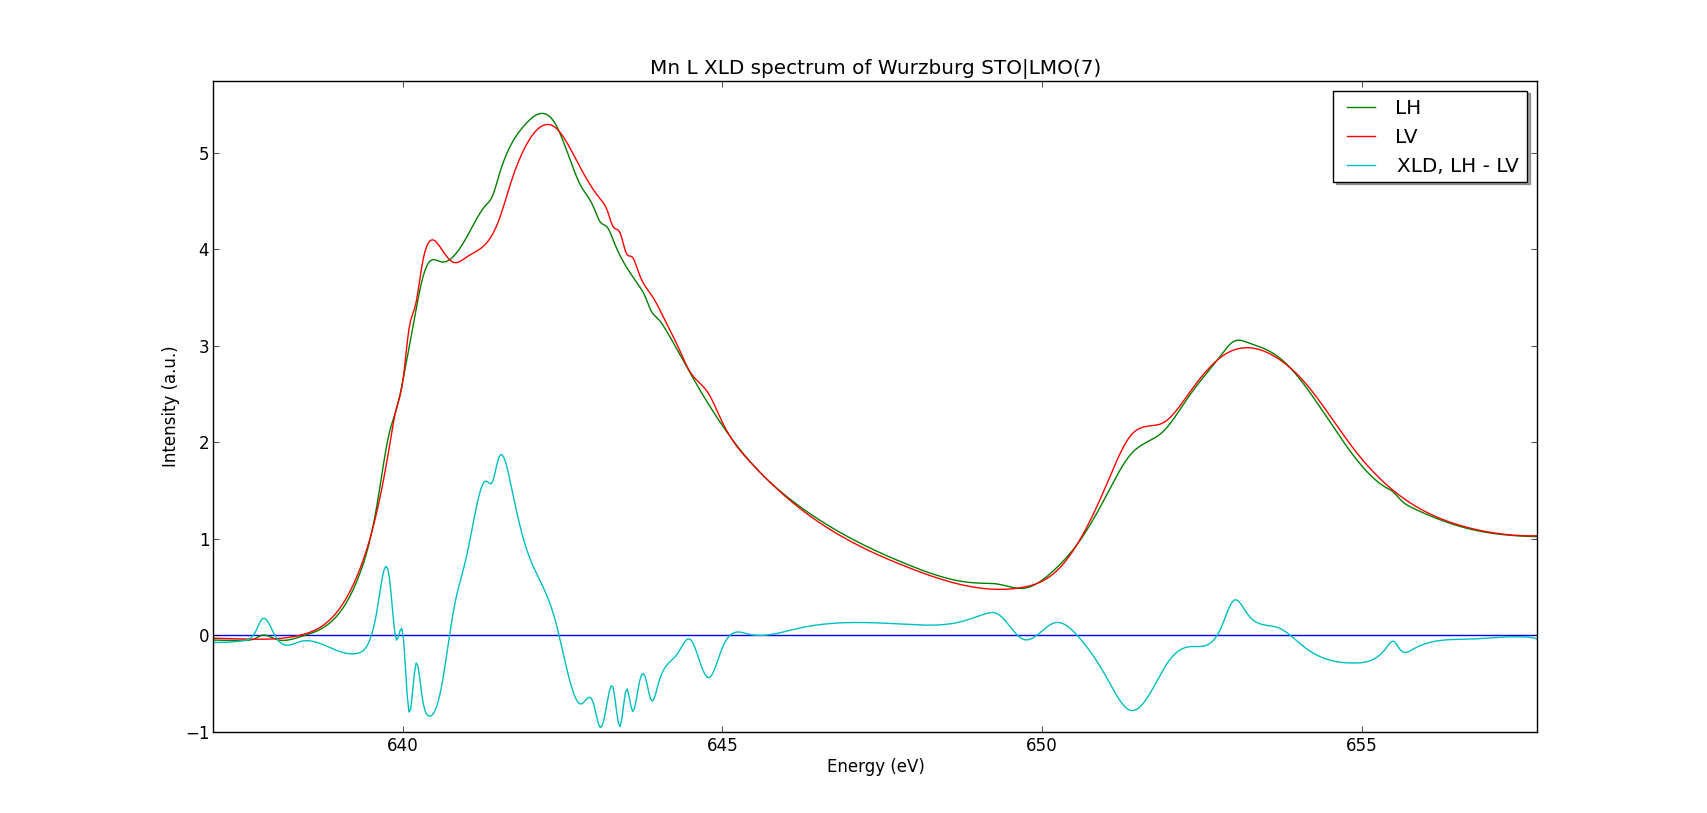

This chart was generated by the following Python code:
"""
Script to analyse XLD and XMCD spectra
"""
import matplotlib.lines as mlines
import matplotlib.pyplot as plt
import numpy as np
import math
import copy
import random
import h5py
import copy
from scipy import interpolate

smooth = .001
FILE_LH = "../../Data/i09-75540.nxs"
FILE_LV = "../../Data/i09-75541.nxs"

import csv
def save(energies, spectrum, ext):
    name = 'LMO4MnLWu'
    with open('csv/'+name+'-'+ext+'.csv', 'wb') as f:
        writer = csv.writer(f)
        writer.writerow(('energy','intensity'))
        for n, s in enumerate(spectrum):
            writer.writerow((energies[n], s))
        f.close()

def getBackground(energies, spectrum):

    last = len(energies)
    points = [1, 25, 65, 155, 185, 245, 278]
    B = 1
    answ = "n"

    # Substracting pre-edge
    minimum = min(spectrum[points[0]:points[1]])
    spectrum = [s-minimum for s in spectrum]

    # Simulating step-function
    step = []
    start = spectrum[points[1]]
    mid = spectrum[points[3]]
    end = spectrum[points[5]]
    try:
        for e in energies:
            # fermi-dirac distribution-like normalisation function
            n = diff1/(math.exp((energies[points[2]]-e)/B)+1)
            m = diff2/(math.exp((energies[points[4]]-e)/B)+1)
            step.append(n+m)
    except:
        diff1 = mid - start
        diff2 = end - mid
        global diff1
        global diff2
        for e in energies:
            # fermi-dirac distribution-like normalisation function
            n = diff1/(math.exp((energies[points[2]]-e)/B)+1)
            m = diff2/(math.exp((energies[points[4]]-e)/B)+1)
            step.append(n+m)
    fitspect = [s - step[n] for n, s in enumerate(spectrum)]

##    while answ == "n":
##        plt.plot(energies, spectrum)
##        plt.plot(energies, [s+start for s in step])
##        for p in points:
##            plt.axvline(energies[p], color='k', linestyle='solid')
##        plt.show()
##            
##        answ = raw_input("Are the lines placed correctly? y/n: ")
##        while answ != "n" and answ != "y":
##            answ = raw_input("Use 'y' or 'n'. Are the lines correct?: ")
##
##        if answ == "y": break
##        print "Previous lines were places at ",points
##        for n, p in enumerate(points):
##            try: points[n] = int(raw_input("Line "+str(n+1)+" to: "))
##            except:
##                print "Invalid syntax"
##                points[n] = int(raw_input("Line "+str(n+1)+" to: "))
##        print points

    # Fitting 4th order polynomial to bg without step
    bg = range(points[0],points[1]) + [points[3]] + range(points[5],points[6])
    x, y = [energies[n] for n in bg], [fitspect[n] for n in bg]
    a, b, c, d, e =  np.polyfit(x, y, 4)
    norm = [a*i**4 + b*i**3 + c*i**2 + d*i + e for i in energies]
    spectNorm = [s-norm[n]+step[n] for n, s in enumerate(fitspect)]
    
    return norm, spectNorm

if __name__ == '__main__':
    print "Gathering measurements data"
    
    with h5py.File(FILE_LH, 'r') as f:
        energies = f["/entry1/instrument/pathgroup/pgmenergy"]
        
        spectrum = f["/entry1/smpmamp39/smpmiamp39"]
        i_0 = f["/entry1/sm5amp8/sm5amp8"]

        LHEnergies = [e for e in energies[2:-2]]
        LHSpectrum = [s/i_0[n]*100000 for n, s in enumerate(spectrum[2:-2])]

    with h5py.File(FILE_LV, 'r') as f:
        energies = f["/entry1/instrument/pathgroup/pgmenergy"]
        
        spectrum = f["/entry1/smpmamp39/smpmiamp39"]
        i_0 = f["/entry1/sm5amp8/sm5amp8"]

        LVEnergies = [e for e in energies[2:-2]]
        LVSpectrum = [s/i_0[n]*100000 for n, s in enumerate(spectrum[2:-2])]

    energies = np.linspace(LHEnergies[0], LHEnergies[-1], num=len(LHEnergies)*5, endpoint=True)

    print "============"
    print "First background"
    print "============"
##    LHSpectrum_norm = LHSpectrum
    LHNorm, LHSpectrum_norm = getBackground(LHEnergies, LHSpectrum)
    splineRep = interpolate.splrep(LHEnergies, LHSpectrum_norm, s=smooth)
    LHSpectrum_norm = interpolate.splev(energies, splineRep, der=0)
    print "============"
    print "Second background"
    print "============"
##    LVSpectrum_norm = LVSpectrum
    LVNorm, LVSpectrum_norm = getBackground(LVEnergies, LVSpectrum)
    splineRep = interpolate.splrep(LVEnergies, LVSpectrum_norm, s=smooth)
    LVSpectrum_norm = interpolate.splev(energies, splineRep, der=0)

    # Make XMCD
    XLD = [(LHSpectrum_norm[n]-s)*4 for n, s in enumerate(LVSpectrum_norm)]

    # Save data to CSV
    spectra = [LHSpectrum_norm, LVSpectrum_norm, XLD]
    for n, s in enumerate(spectra):
        save(energies, s, str(n+1))

    # Plot data
    plt.plot(LHEnergies, [0 for e in LHEnergies])
##    plt.plot(LVEnergies, LVSpectrum)
##    plt.plot(LVEnergies, LVNorm)
##    plt.plot(LHEnergies, LHSpectrum)
##    plt.plot(LHEnergies, LHNorm)
    plt.plot(energies, LHSpectrum_norm, label='LH')
    plt.plot(energies, LVSpectrum_norm, label='LV')
    plt.plot(energies, XLD, label='XLD, LH - LV')
    
    legend = plt.legend(loc='upper right', shadow=True)
    title = plt.title("Mn L XLD spectrum of Wurzburg STO|LMO(7)")
    plt.xlabel("Energy (eV)")
    plt.ylabel("Intensity (a.u.)")
    plt.show()   
